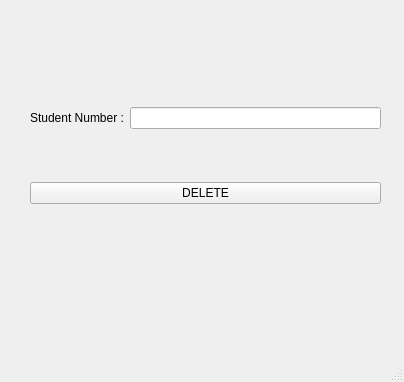
<?xml version="1.0" encoding="UTF-8"?>
<ui version="4.0">
 <class>CaptureDelete</class>
 <widget class="QMainWindow" name="CaptureDelete">
  <property name="geometry">
   <rect>
    <x>0</x>
    <y>0</y>
    <width>404</width>
    <height>382</height>
   </rect>
  </property>
  <property name="windowTitle">
   <string>Capture Delete</string>
  </property>
  <widget class="QWidget" name="centralwidget">
   <widget class="QWidget" name="layoutWidget">
    <property name="geometry">
     <rect>
      <x>30</x>
      <y>60</y>
      <width>351</width>
      <height>191</height>
     </rect>
    </property>
    <layout class="QGridLayout" name="gridLayout_2">
     <item row="0" column="0">
      <layout class="QGridLayout" name="gridLayout">
       <item row="0" column="0">
        <widget class="QLabel" name="label">
         <property name="text">
          <string>Student Number :</string>
         </property>
        </widget>
       </item>
       <item row="0" column="1">
        <widget class="QLineEdit" name="txt_number"/>
       </item>
      </layout>
     </item>
     <item row="1" column="0">
      <widget class="QPushButton" name="btn_Delete">
       <property name="text">
        <string>DELETE</string>
       </property>
      </widget>
     </item>
    </layout>
   </widget>
  </widget>
  <widget class="QMenuBar" name="menubar">
   <property name="geometry">
    <rect>
     <x>0</x>
     <y>0</y>
     <width>404</width>
     <height>22</height>
    </rect>
   </property>
  </widget>
  <widget class="QStatusBar" name="statusbar"/>
 </widget>
 <resources/>
 <connections/>
</ui>
